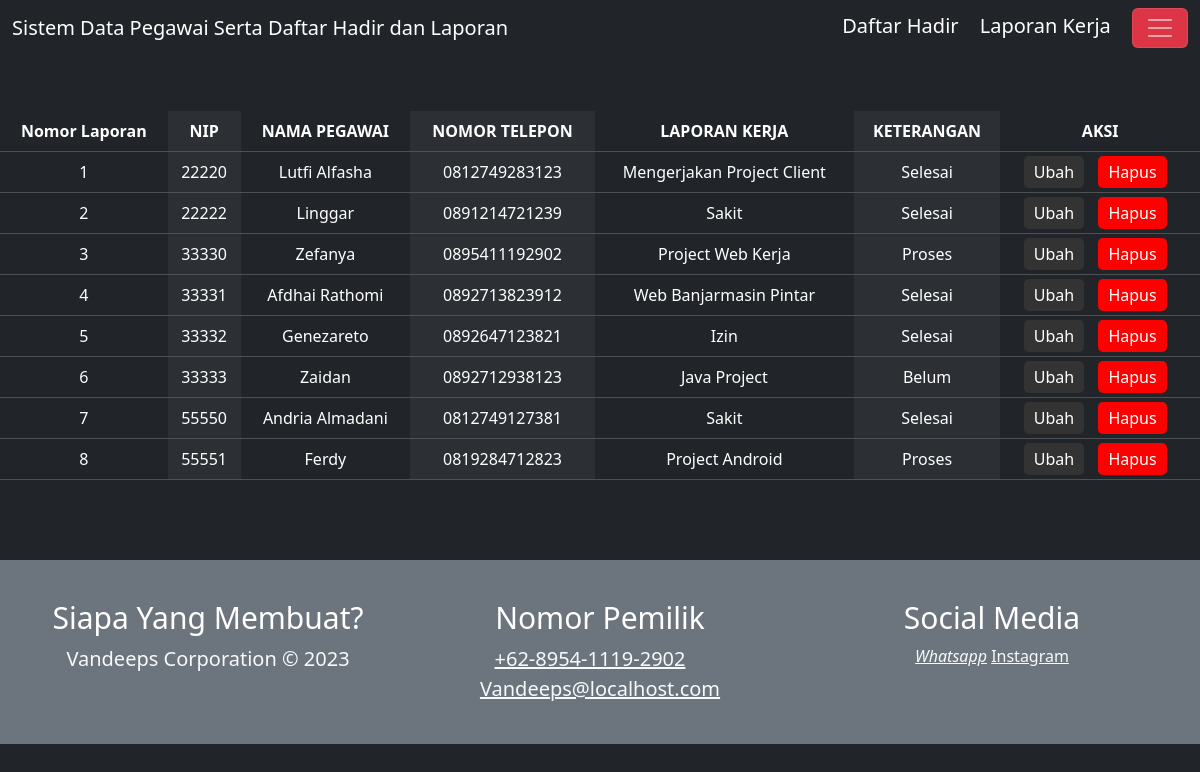
The app's page /laporan.php with its own data.
### tables this page shows
CREATE TABLE `lap_keg` (
  `Id_lap` int(11) NOT NULL,
  `NIP` varchar(100) NOT NULL,
  `laporan` varchar(100) NOT NULL,
  `ket` enum('Selesai','Proses','Belum') NOT NULL
);

CREATE TABLE `data_karyawan` (
  `NIP` varchar(16) NOT NULL,
  `nama` varchar(100) NOT NULL,
  `alamat` varchar(100) NOT NULL,
  `hp` varchar(16) NOT NULL
);

### laporan.php (the view, shortened to what this page needs)
<?php
  include "./layouts/header.php";
?>
<body style="display: grid; gap: 1rem; padding-top: 6rem">
<?php
  include "./layouts/navbar.php";
?>
  <div>
<table class="table table-dark table-striped-columns"  align="right" bgcolor="gray">
  <thead bgcolor="gray" align="center">
      <tr>
          <th>Nomor Laporan</th>
          <th>NIP</th>
          <th>NAMA PEGAWAI</th>
          <th>NOMOR TELEPON</th>
          <th>LAPORAN KERJA</th>
          <th>KETERANGAN</th>
          <th colspan="2">AKSI</th>
      </tr>
  </thead>
  <tbody bgcolor="gray" style="text-align: center; width:80%; color:white;">
      <?php
      include "koneksi.php";
      $tampil = mysqli_query($koneksi, "SELECT lap_keg.Id_lap, data_karyawan.NIP, data_karyawan.nama,
      data_karyawan.hp, lap_keg.laporan, lap_keg.ket FROM lap_keg INNER JOIN data_karyawan ON lap_keg.NIP = data_karyawan.NIP");
      while ($row = mysqli_fetch_array($tampil)) {
          echo "<tr>
          <td>" . $row[0] . "</td>
          <td>" . $row[1] . "</td>
          <td>" . $row[2] . "</td>
          <td>" . $row[3] . "</td>
          <td>" . $row[4] . "</td>
          <td>" . $row[5] . "</td>
          <td bgcolor='gray'>
          <a href='editLaporan.php?Id_lap=" . $row[0] . "' id='butViewEdit'>Ubah</a>
          <a href='procDeletelaporan.php?Id_lap=" . $row[0] . "' id='butViewDelete'>Hapus</a>
          </td>
      </tr>";
      }
      ?>
  </tbody>
</table>
</div>
<?php
  include "./layouts/footer.php";
?>

### style1.css (style rules this page uses)
*, html { margin: 0; padding: 0; }
body { background-color: #555; margin: 0; padding: 0; }
tBody { width: 80%; }
#butViewEdit { color: #fff; background-color:#333; padding: 5px 10px; margin-right: 10px; text-decoration: none; border-radius: 5px; }
#butViewDelete { color: #fff; background-color: red; padding: 5px 10px; margin-right: 10px; text-decoration: none; border-radius: 5px; }

### style.css (style rules this page uses)
*, html { margin: 0; padding: 0; }
body { background-color: #555; margin: 0; padding: 0; }
tBody { width: 80%; }
#butViewEdit { color: #fff; background-color:#333; padding: 5px 10px; margin-right: 10px; text-decoration: none; border-radius: 5px; }
#butViewDelete { color: #fff; background-color: red; padding: 5px 10px; margin-right: 10px; text-decoration: none; border-radius: 5px; }

### layouts/header.php (style rules this page uses)
table { width: 100%; padding: 10px; }
td { padding: 10px; vertical-align: top; }
body { background-color: #1f1f1f; color: #fff; }
table { width: 100%; border-collapse: collapse; }
table td { padding: 10px; }
body { background-image: url('mantap.png'); background-size:cover; background-position: center; background-repeat: repeat; }

### laporan.php (style rules this page uses)
body { background-color: #f0f0f0; }
table { margin-top:15px; }

### records on screen
lap_keg: Id_lap "1", NIP.NIP "22220", NIP.nama "Lutfi Alfasha", NIP.hp "0812749283123", laporan "Mengerjakan Project Client", ket "Selesai"
lap_keg: Id_lap "2", NIP.NIP "22222", NIP.nama "Linggar", NIP.hp "0891214721239", laporan "Sakit", ket "Selesai"
lap_keg: Id_lap "3", NIP.NIP "33330", NIP.nama "Zefanya", NIP.hp "0895411192902", laporan "Project Web Kerja", ket "Proses"
lap_keg: Id_lap "4", NIP.NIP "33331", NIP.nama "Afdhai Rathomi", NIP.hp "0892713823912", laporan "Web Banjarmasin Pintar", ket "Selesai"
lap_keg: Id_lap "5", NIP.NIP "33332", NIP.nama "Genezareto", NIP.hp "0892647123821", laporan "Izin", ket "Selesai"
lap_keg: Id_lap "6", NIP.NIP "33333", NIP.nama "Zaidan", NIP.hp "0892712938123", laporan "Java Project", ket "Belum"
lap_keg: Id_lap "7", NIP.NIP "55550", NIP.nama "Andria Almadani", NIP.hp "0812749127381", laporan "Sakit", ket "Selesai"
lap_keg: Id_lap "8", NIP.NIP "55551", NIP.nama "Ferdy", NIP.hp "0819284712823", laporan "Project Android", ket "Proses"
